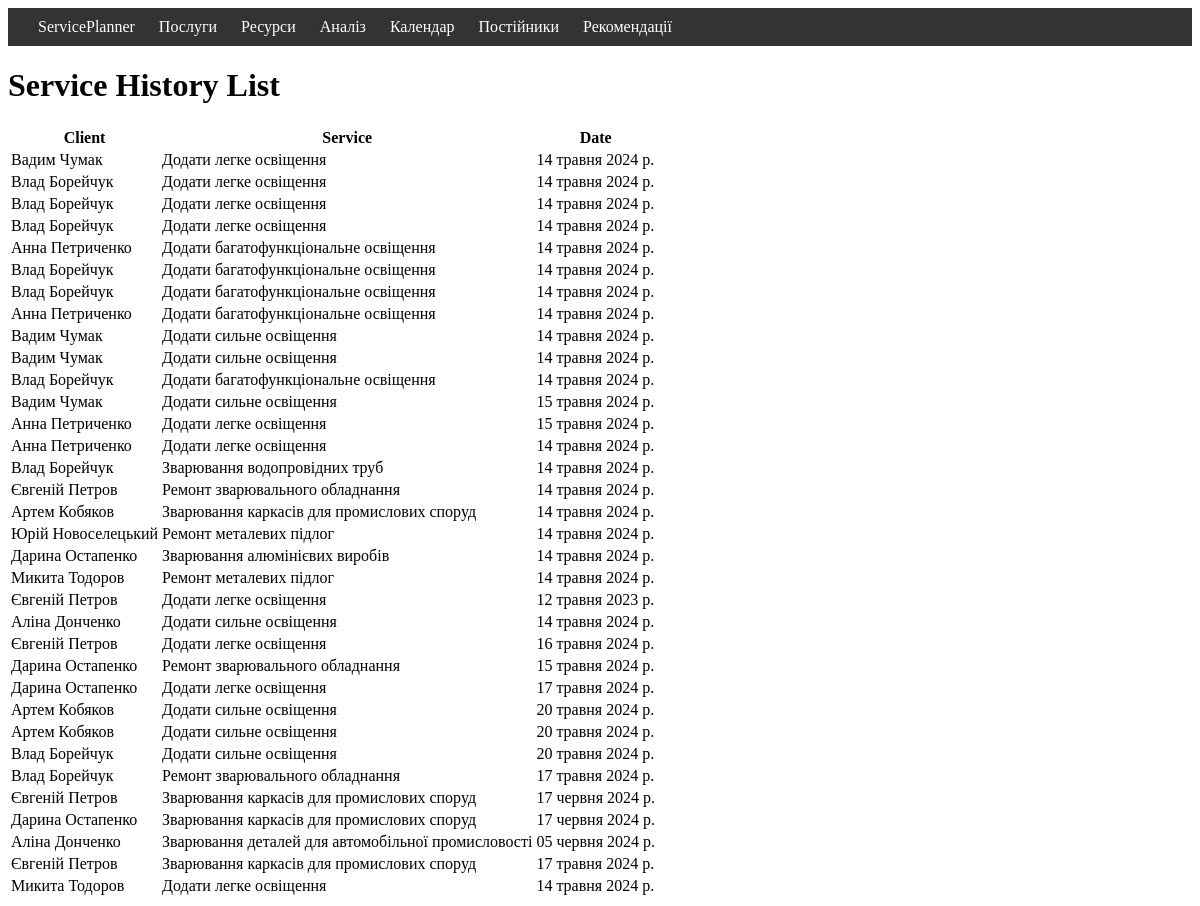
Page /service-history/ on the committed database.
### ServicePlanner/models.py (models this page shows)
class ServiceHistory(models.Model):
    client = models.ForeignKey('Customer', on_delete=models.CASCADE)
    service = models.ForeignKey(Service, on_delete=models.CASCADE, related_name='service_history')
    date = models.DateField()
    similar_services_recommended = models.ManyToManyField(Service, related_name='similar_services_history', blank=True)
    cluster_label = models.IntegerField(null=True, blank=True)

class Customer(models.Model):
    first_name = models.CharField(max_length=100)
    last_name = models.CharField(max_length=100, default='', blank=True)
    email = models.EmailField(blank=True)
    phone_number = models.CharField(max_length=15, blank=True)
    def __str__(self):
        return f'{self.first_name} {self.last_name}'

class Service(models.Model):
    name = models.CharField(max_length=100)
    description = models.TextField()
    price = models.DecimalField(max_digits=10, decimal_places=2)
    duration = models.CharField(max_length=50)
    resources_required = models.ManyToManyField(Resource, through='ServiceResource')
    def __str__(self):
        return self.name

### ServicePlanner/views.py (the view)
# urls.py: path('service-history/', servicehistory_list, name='service_history_list'),
def servicehistory_list(request):
    service_history = ServiceHistory.objects.all()
    return render(request, 'ServicePlanner/servicehistory_list.html', {'service_history': service_history})

### ServicePlanner/context_processors.py (called while the page is built)
def current_date(request):
    my_current_date = datetime.now().date()
    day_of_week = format_datetime(my_current_date, 'EEEE', locale='uk_UA')
    date_string = my_current_date.strftime('%Y-%m-%d')
    return {
        'my_current_date': my_current_date,
        'day_of_week': day_of_week,
        'date_string': date_string
    }

def display_notifications(request):
    notifications = Notification.objects.all().order_by('-created_at')
    return {'notifications': notifications}

### templates/ServicePlanner/servicehistory_list.html (shortened to what this page needs)
{% extends 'ServicePlanner/base.html' %}
{% block content %}
<!DOCTYPE html>
<html lang="en-uk">
<head>
</head>
<body>
    <h1>Service History List</h1>
    <table>
        <thead>
            <tr>
                <th>Client</th>
                <th>Service</th>
                <th>Date</th>
            </tr>
        </thead>
        <tbody>
            {% for history in service_history %}
            <tr>
                <td>{{ history.client }}</td>
                <td>{{ history.service }}</td>
                <td>{{ history.date }}</td>
            </tr>
            {% endfor %}
        </tbody>
    </table>
{% endblock %}

### rows in the picture
ServiceHistory: client "Вадим Чумак", service "Додати легке освіщення", date "14 травня 2024 р."
ServiceHistory: client "Влад Борейчук", service "Додати легке освіщення", date "14 травня 2024 р."
ServiceHistory: client "Влад Борейчук", service "Додати легке освіщення", date "14 травня 2024 р."
ServiceHistory: client "Влад Борейчук", service "Додати легке освіщення", date "14 травня 2024 р."
ServiceHistory: client "Анна Петриченко", service "Додати багатофункціональне освіщення", date "14 травня 2024 р."
ServiceHistory: client "Влад Борейчук", service "Додати багатофункціональне освіщення", date "14 травня 2024 р."
ServiceHistory: client "Влад Борейчук", service "Додати багатофункціональне освіщення", date "14 травня 2024 р."
ServiceHistory: client "Анна Петриченко", service "Додати багатофункціональне освіщення", date "14 травня 2024 р."
ServiceHistory: client "Вадим Чумак", service "Додати сильне освіщення", date "14 травня 2024 р."
ServiceHistory: client "Вадим Чумак", service "Додати сильне освіщення", date "14 травня 2024 р."
ServiceHistory: client "Влад Борейчук", service "Додати багатофункціональне освіщення", date "14 травня 2024 р."
ServiceHistory: client "Вадим Чумак", service "Додати сильне освіщення", date "15 травня 2024 р."
ServiceHistory: client "Анна Петриченко", service "Додати легке освіщення", date "15 травня 2024 р."
ServiceHistory: client "Анна Петриченко", service "Додати легке освіщення", date "14 травня 2024 р."
ServiceHistory: client "Влад Борейчук", service "Зварювання водопровідних труб", date "14 травня 2024 р."
ServiceHistory: client "Євгеній Петров", service "Ремонт зварювального обладнання", date "14 травня 2024 р."
ServiceHistory: client "Артем Кобяков", service "Зварювання каркасів для промислових споруд", date "14 травня 2024 р."
ServiceHistory: client "Юрій Новоселецький", service "Ремонт металевих підлог", date "14 травня 2024 р."
ServiceHistory: client "Дарина Остапенко", service "Зварювання алюмінієвих виробів", date "14 травня 2024 р."
ServiceHistory: client "Микита Тодоров", service "Ремонт металевих підлог", date "14 травня 2024 р."
ServiceHistory: client "Євгеній Петров", service "Додати легке освіщення", date "12 травня 2023 р."
ServiceHistory: client "Аліна Донченко", service "Додати сильне освіщення", date "14 травня 2024 р."
ServiceHistory: client "Євгеній Петров", service "Додати легке освіщення", date "16 травня 2024 р."
ServiceHistory: client "Дарина Остапенко", service "Ремонт зварювального обладнання", date "15 травня 2024 р."
ServiceHistory: client "Дарина Остапенко", service "Додати легке освіщення", date "17 травня 2024 р."
ServiceHistory: client "Артем Кобяков", service "Додати сильне освіщення", date "20 травня 2024 р."
ServiceHistory: client "Артем Кобяков", service "Додати сильне освіщення", date "20 травня 2024 р."
ServiceHistory: client "Влад Борейчук", service "Додати сильне освіщення", date "20 травня 2024 р."
ServiceHistory: client "Влад Борейчук", service "Ремонт зварювального обладнання", date "17 травня 2024 р."
ServiceHistory: client "Євгеній Петров", service "Зварювання каркасів для промислових споруд", date "17 червня 2024 р."
ServiceHistory: client "Дарина Остапенко", service "Зварювання каркасів для промислових споруд", date "17 червня 2024 р."
ServiceHistory: client "Аліна Донченко", service "Зварювання деталей для автомобільної промисловості", date "05 червня 2024 р."
ServiceHistory: client "Євгеній Петров", service "Зварювання каркасів для промислових споруд", date "17 травня 2024 р."
ServiceHistory: client "Микита Тодоров", service "Додати легке освіщення", date "14 травня 2024 р."
